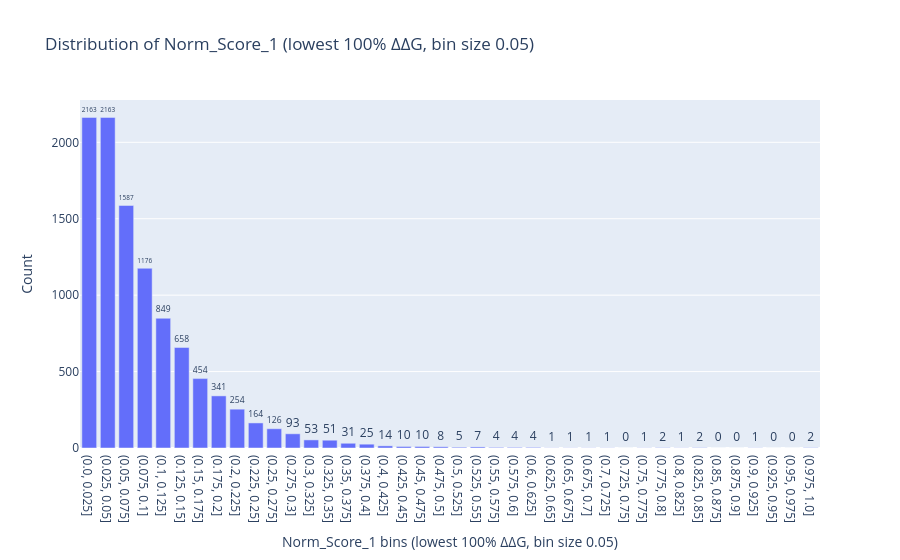

Source (notebook cell):
### Code cell
import numpy as np
import pandas as pd
mutants_df = pd.read_csv(infile)

# Bin the Norm_Score_1 values of the filtered dataframe
threshold = 1
score_bins = 40
bin_size = round((mutants_df["Norm_Score_1"].max() - mutants_df["Norm_Score_1"].min()) / score_bins,3)
# Define bin edges from 0 to 1 in steps of 0.05
bin_edges = np.arange(0, (1 + bin_size), bin_size)
# bin_labels = [f"({round(bin_edges[i], 3)}, {round(bin_edges[i+1], 3)}]" for i in range(len(bin_edges)-1)]

# filtered_df = mutants_df.nsmallest(int(threshold * len(mutants_df)), "ΔΔG").copy()
# filtered_df['score_bin'] = pd.cut(filtered_df['Norm_Score_1'], bins=bin_edges, include_lowest=False) #labels=bin_labels,

# Count the number of points in each score bin


mutants_df['score_bin'] = pd.cut(mutants_df['Norm_Score_1'], bins=bin_edges, include_lowest=False) #labels=bin_labels,
score_bin_counts = mutants_df["score_bin"].value_counts().sort_index()

# Plot as a bar chart
fig = go.Figure(
    data=go.Bar(
        x=score_bin_counts.index.astype(str),
        y=score_bin_counts.values,
        text=score_bin_counts.values,
        textposition='outside'
    )
)

fig.update_layout(
    xaxis_title=f"Norm_Score_1 bins (lowest {int(threshold*100)}% ΔΔG, bin size 0.05)",
    yaxis_title="Count",
    title=f"Distribution of Norm_Score_1 (lowest {int(threshold*100)}% ΔΔG, bin size 0.05)"
)
fig.show()

### Figure 1 — Plotly figure (JSON) as saved in the notebook; plotly's stock layout.template omitted (floating-point values rounded to 4 significant figures)
{"data": [{"text": [2163.0, 2163.0, 1587.0, 1176.0, 849.0, 658.0, 454.0, 341.0, 254.0, 164.0, 126.0, 93.0, 53.0, 51.0, 31.0, 25.0, 14.0, 10.0, 10.0, 8.0, 5.0, 7.0, 4.0, 4.0, 4.0, 1.0, 1.0, 1.0, 1.0, 0.0, 1.0, 2.0, 1.0, 2.0, 0.0, 0.0, 1.0, 0.0, 0.0, 2.0], "textposition": "outside", "type": "bar", "x": ["(0.0, 0.025]", "(0.025, 0.05]", "(0.05, 0.075]", "(0.075, 0.1]", "(0.1, 0.125]", "(0.125, 0.15]", "(0.15, 0.175]", "(0.175, 0.2]", "(0.2, 0.225]", "(0.225, 0.25]", "(0.25, 0.275]", "(0.275, 0.3]", "(0.3, 0.325]", "(0.325, 0.35]", "(0.35, 0.375]", "(0.375, 0.4]", "(0.4, 0.425]", "(0.425, 0.45]", "(0.45, 0.475]", "(0.475, 0.5]", "(0.5, 0.525]", "(0.525, 0.55]", "(0.55, 0.575]", "(0.575, 0.6]", "(0.6, 0.625]", "(0.625, 0.65]", "(0.65, 0.675]", "(0.675, 0.7]", "(0.7, 0.725]", "(0.725, 0.75]", "(0.75, 0.775]", "(0.775, 0.8]", "(0.8, 0.825]", "(0.825, 0.85]", "(0.85, 0.875]", "(0.875, 0.9]", "(0.9, 0.925]", "(0.925, 0.95]", "(0.95, 0.975]", "(0.975, 1.0]"], "y": [2163, 2163, 1587, 1176, 849, 658, 454, 341, 254, 164, 126, 93, 53, 51, 31, 25, 14, 10, 10, 8, 5, 7, 4, 4, 4, 1, 1, 1, 1, 0, 1, 2, 1, 2, 0, 0, 1, 0, 0, 2]}], "layout": {"title": {"text": "Distribution of Norm_Score_1 (lowest 100% ΔΔG, bin size 0.05)"}, "xaxis": {"title": {"text": "Norm_Score_1 bins (lowest 100% ΔΔG, bin size 0.05)"}}, "yaxis": {"title": {"text": "Count"}}}}
